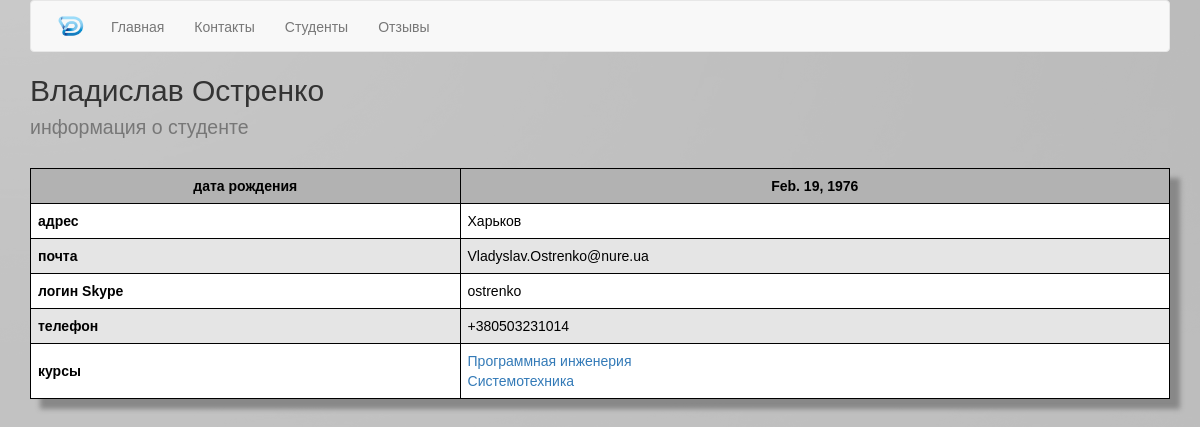
The page /students/1/ on the database as committed earlier.
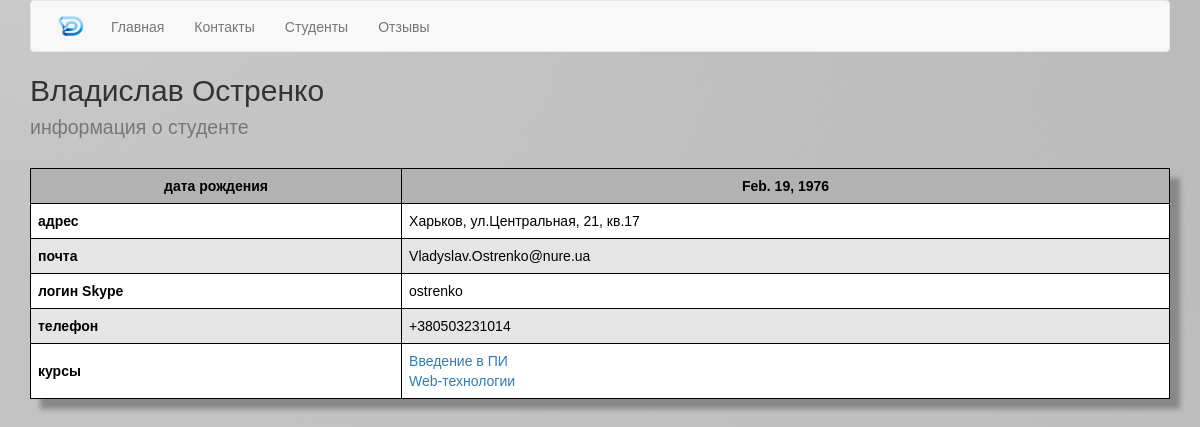
The same page on the database as committed later.
### students/models.py (models this page shows, shortened)
class Student(models.Model):
    name = models.CharField(max_length=255)
    surname = models.CharField(max_length=255)
    date_of_birth = models.DateField()
    email = models.EmailField()
    phone = models.CharField(max_length=255)
    address = models.CharField(max_length=255)
    skype = models.CharField(max_length=255)
    courses = models.ManyToManyField(Course)
    short_description = models.CharField(max_length=255)
    description =  models.TextField()

### courses/models.py (models this page shows, shortened)
class Course(models.Model):
    name = models.CharField(max_length=255)
    short_description = models.CharField(max_length=255)
    description =  models.TextField()
    coach = models.ForeignKey(Coach, null=True, blank=True, related_name='coach_courses')

### students/views.py (the view)
# urls.py: url(r'^(?P<pk>\d+)/$', StudentDetailView.as_view(), name='detail'),
class StudentDetailView(DetailView):
    model = Student
    def get_context_data(self, **kwargs):
        logger.debug("Students detail view has been debugged")
        logger.info("Logger of students detail view informs you!")
        logger.warning("Logger of students detail view warns you!")
        logger.error("Students detail view went wrong!")
        return super(StudentDetailView, self).get_context_data(**kwargs)

### templates/students/student_detail.html (shortened to what this page needs)
{% extends "base.html" %}
{% load staticfiles %}
{% block content %}
    <h2>{{ student.name }} {{ student.surname }}<br>
    <small>информация о студенте</small></h2>
    <br>
      <div class="StudentTable">
        <table class="table-hover">
                <tbody>
                    <tr>
                       <td><b>дата рождения</b></td>
                       <td>{{ student.date_of_birth }}</td>
                    </tr>
                    <tr>
                       <td><b>адрес</b></td>
                       <td>{{ student.address }}</td>
                    </tr>
                    <tr>
                       <td><b>почта</b></td>
                       <td>{{ student.email }}</td>
                    </tr>
                    <tr>
                       <td><b>логин Skype</b></td>
                       <td>{{ student.skype }}</td>
                    </tr>
                    <tr>
                       <td><b>телефон</b></td>
                       <td>{{ student.phone }}</td>
                    </tr>
                    <tr>
                       <td><b>курсы</b></td>
                       <td>
                           {% for course in student.courses.all %}
                                <a href="{% url 'courses:detail' course.id %}">{{ course.name }}</a><br>
                           {% endfor %}
                        </td>
                    </tr>
                  </tbody>
             </table>
        </div>
      </div>
{% endblock content %}

Rows that differ between the two databases and show on the page:
removed Course: name "Программная инженерия"
removed Course: name "Системотехника"
changed Student "Владислав": address "Харьков" → "Харьков, ул.Центральная, 21, кв.17"
added Course: name "Введение в ПИ"
added Course: name "Web-технологии"
